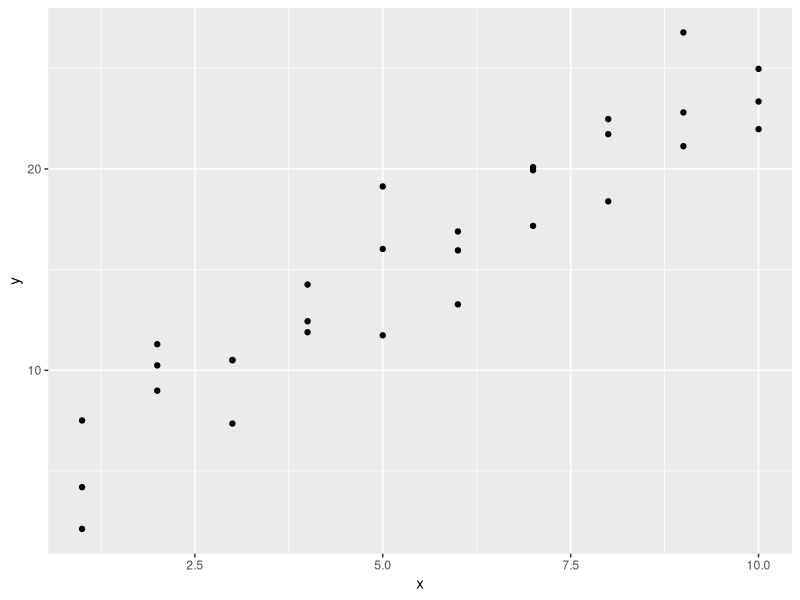
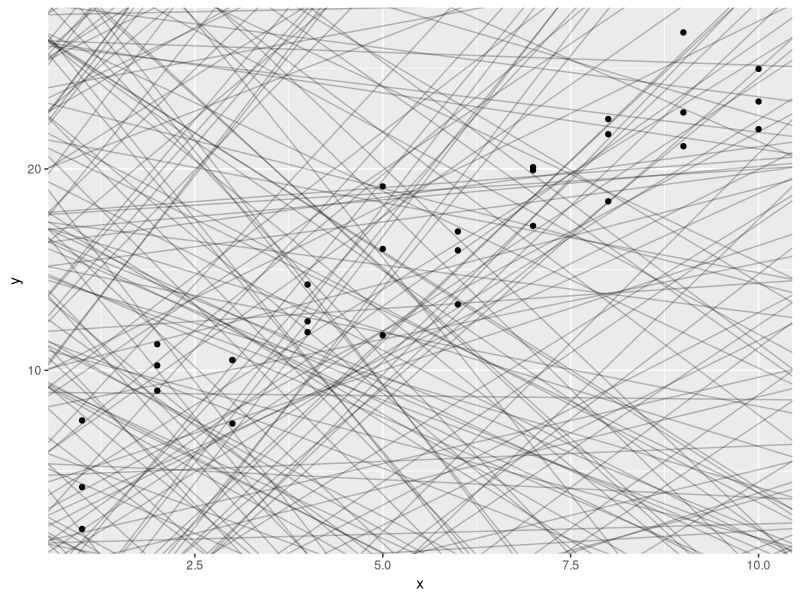
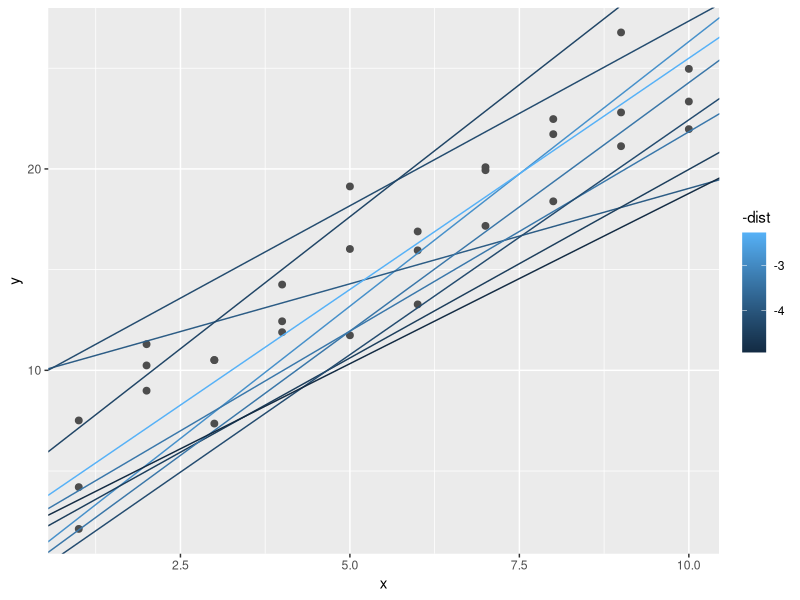
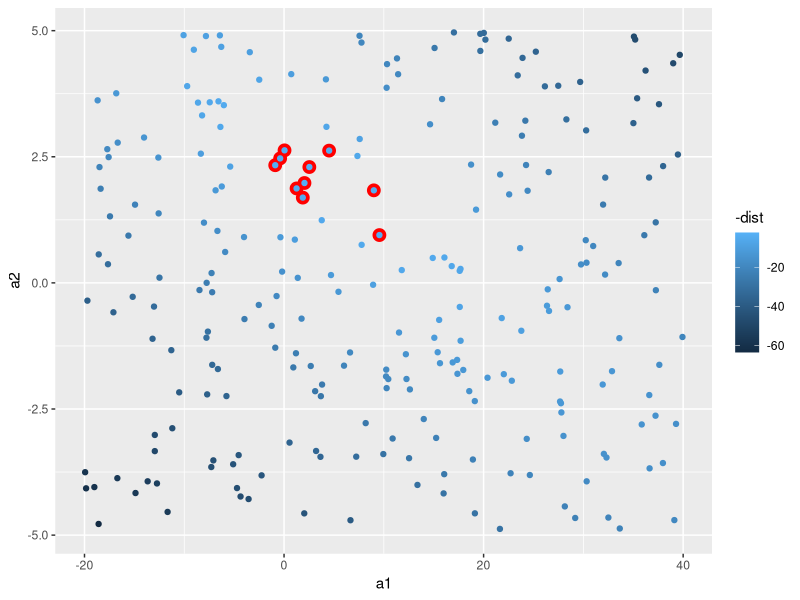
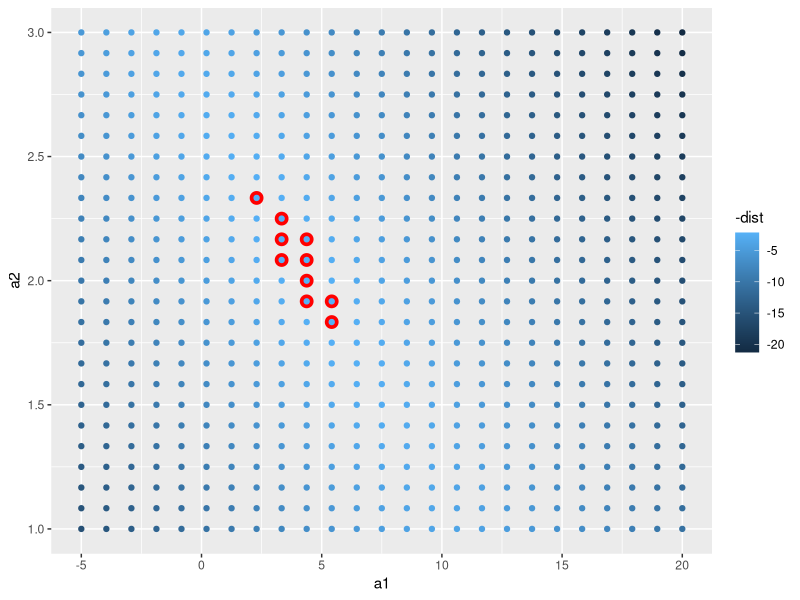
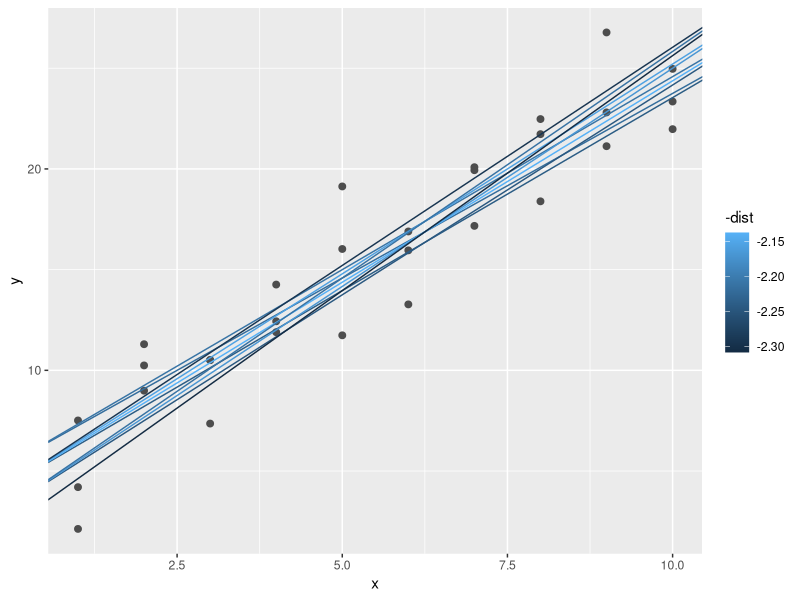
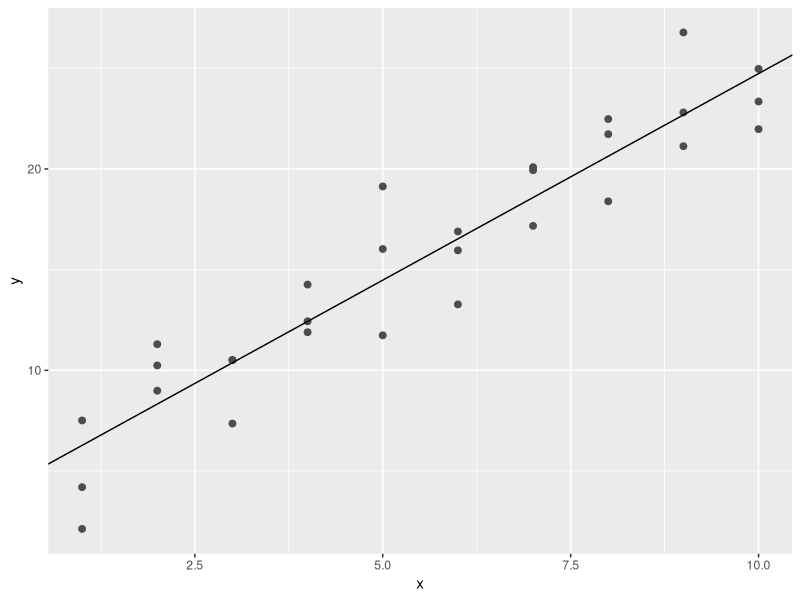
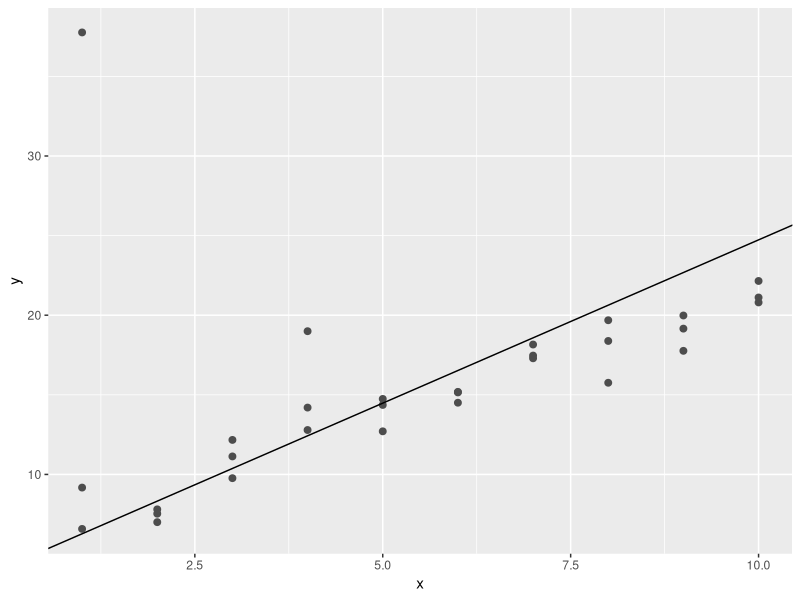

The R script that drew these images, in order:
## ---- chunk 1
knitr::opts_chunk$set(echo = TRUE, error = TRUE)
## ---- chunk 2
library(tidyverse)

library(modelr)
options(na.action = na.warn)
## ---- chunk 3
ggplot(sim1, aes(x, y)) + 
  geom_point()

models <- tibble(
  a1 = runif(250, -20, 40),
  a2 = runif(250, -5, 5)
)

ggplot(sim1, aes(x, y)) + 
  geom_abline(aes(intercept = a1, slope = a2), data = models, alpha = 1/4) +
  geom_point() 

model1 <- function(a, data) {
  a[1] + data$x * a[2]
}

model1(c(7, 1.5), sim1)

measure_distance <- function(mod, data) {
  diff <- data$y - model1(mod, data)
  sqrt(mean(diff ^ 2))
}
measure_distance(c(7, 1.5), sim1)

sim1_dist <- function(a1, a2) {
  measure_distance(c(a1, a2), sim1)
}

models <- models %>% 
  mutate(dist = purrr::map2_dbl(a1, a2, sim1_dist))
models

ggplot(sim1, aes(x, y)) + 
  geom_point(size = 2, colour = "grey30") + 
  geom_abline(
    aes(intercept = a1, slope = a2, colour = -dist), 
    data = filter(models, rank(dist) <= 10)
  )

ggplot(models, aes(a1, a2)) +
  geom_point(data = filter(models, rank(dist) <= 10), size = 4, colour = "red") +
  geom_point(aes(colour = -dist))

grid <- expand.grid(
  a1 = seq(-5, 20, length = 25),
  a2 = seq(1, 3, length = 25)
  ) %>% 
  mutate(dist = purrr::map2_dbl(a1, a2, sim1_dist))

grid %>% 
  ggplot(aes(a1, a2)) +
  geom_point(data = filter(grid, rank(dist) <= 10), size = 4, colour = "red") +
  geom_point(aes(colour = -dist))


ggplot(sim1, aes(x, y)) + 
  geom_point(size = 2, colour = "grey30") + 
  geom_abline(
    aes(intercept = a1, slope = a2, colour = -dist), 
    data = filter(grid, rank(dist) <= 10)
  )

best <- optim(c(0, 0), measure_distance, data = sim1)
best$par

ggplot(sim1, aes(x, y)) + 
  geom_point(size = 2, colour = "grey30") + 
  geom_abline(intercept = best$par[1], slope = best$par[2])

sim1_mod <- lm(y ~ x, data = sim1)
coef(sim1_mod)
## ---- chunk 4
sim_models <- function(){
  sim1a <- tibble(
  x = rep(1:10, each = 3),
  y = x * 1.5 + 6 + rt(length(x), df = 2)
)

ggplot(sim1a, aes(x, y)) + 
  geom_point(size = 2, colour = "grey30") + 
  geom_abline(intercept = best$par[1], slope = best$par[2])
}

sim_models()
sim_models()
sim_models()
sim_models()
## ---- chunk 5
measure_distance <- function(mod, data) {
  diff <- data$y - model1(mod, data)
  sqrt(mean(diff ^ 2))
}

measure_distance2 <- function(mod, data) {
  diff <- data$y - model1(mod, data)
  mean(abs(diff))
}

best <- optim(c(0, 0), measure_distance, data = sim1)
best$par

best <- optim(c(0, 0), measure_distance2, data = sim1)
best$par

## ---- chunk 6
model1 <- function(a, data) {
  a[1] + data$x * a[2] + a[3]
}
